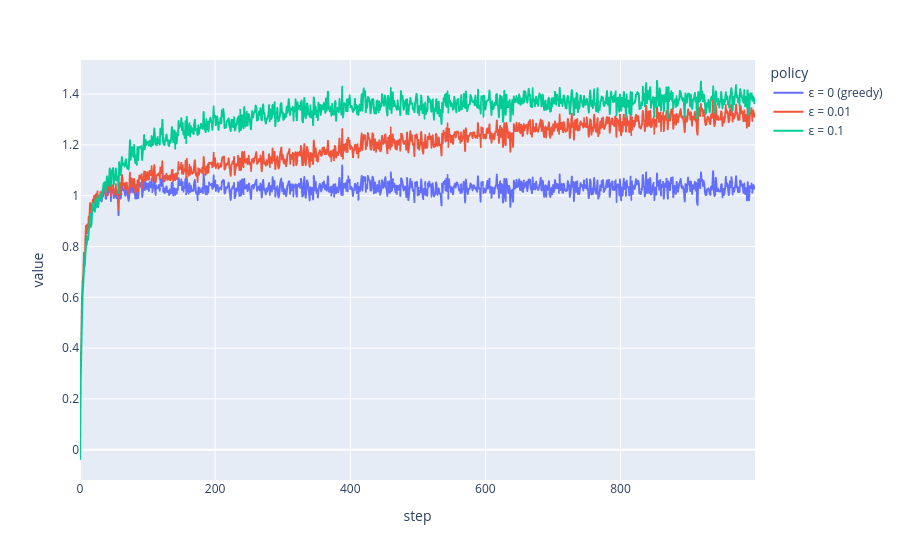

Notebook code cell kept with this figure:
### Markdown cell above
It is then straightforward to plot the average reward each policy obtains at each step, by averaging over episodes.

### Code cell
policy_names = {
    0: 'ε = 0.1',
    1: 'ε = 0.01',
    2: 'ε = 0 (greedy)'
}

(
    trace_df
    .assign(policy=trace_df.policy_idx.map(policy_names))
    .groupby(['step', 'policy'])
    ['reward'].mean()
    .unstack()
    .plot()
)

### Figure 1 — Plotly figure (JSON) as saved in the notebook; plotly's stock layout.template omitted (floating-point values rounded to 4 significant figures; data arrays with more than 128 entries replaced by an {"elided": "..."} marker saying what was removed)
{"data": [{"hovertemplate": "policy=ε = 0 (greedy)<br>step=%{x}<br>value=%{y}<extra></extra>", "legendgroup": "ε = 0 (greedy)", "line": {"color": "#636efa", "dash": "solid"}, "marker": {"symbol": "circle"}, "mode": "lines", "name": "ε = 0 (greedy)", "showlegend": true, "type": "scattergl", "x": {"elided": "1000 int values"}, "xaxis": "x", "y": {"elided": "1000 float values"}, "yaxis": "y"}, {"hovertemplate": "policy=ε = 0.01<br>step=%{x}<br>value=%{y}<extra></extra>", "legendgroup": "ε = 0.01", "line": {"color": "#EF553B", "dash": "solid"}, "marker": {"symbol": "circle"}, "mode": "lines", "name": "ε = 0.01", "showlegend": true, "type": "scattergl", "x": {"elided": "1000 int values"}, "xaxis": "x", "y": {"elided": "1000 float values"}, "yaxis": "y"}, {"hovertemplate": "policy=ε = 0.1<br>step=%{x}<br>value=%{y}<extra></extra>", "legendgroup": "ε = 0.1", "line": {"color": "#00cc96", "dash": "solid"}, "marker": {"symbol": "circle"}, "mode": "lines", "name": "ε = 0.1", "showlegend": true, "type": "scattergl", "x": {"elided": "1000 int values"}, "xaxis": "x", "y": {"elided": "1000 float values"}, "yaxis": "y"}], "layout": {"legend": {"title": {"text": "policy"}, "tracegroupgap": 0}, "margin": {"t": 60}, "xaxis": {"anchor": "y", "domain": [0.0, 1.0], "title": {"text": "step"}}, "yaxis": {"anchor": "x", "domain": [0.0, 1.0], "title": {"text": "value"}}}}
